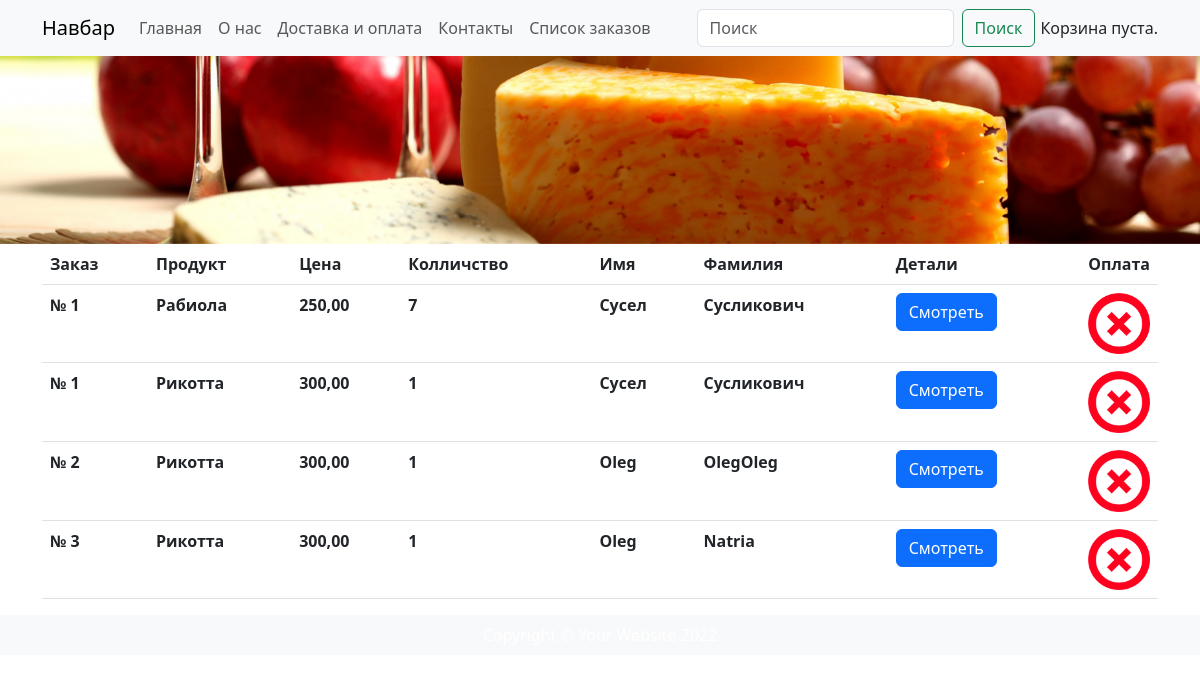
Page /orders/order_list/ on the committed database.
### orders/models.py (models this page shows, shortened)
class OrderItem(models.Model):
    order = models.ForeignKey(Order, related_name='items', on_delete=models.CASCADE)
    product = models.ForeignKey(Product, related_name='order_items', on_delete=models.CASCADE)
    price = models.DecimalField(max_digits=10, decimal_places=2)
    quantity = models.PositiveIntegerField(default=1)

class Order(models.Model):
    first_name = models.CharField(max_length=50)
    last_name = models.CharField(max_length=50)
    email = models.EmailField()
    address = models.CharField(max_length=250)
    postal_code = models.CharField(max_length=20)
    city = models.CharField(max_length=100)
    created = models.DateTimeField(auto_now_add=True)
    updated = models.DateTimeField(auto_now=True)
    paid = models.BooleanField(default=False)
    class Meta:
        ordering = ['-created']
        indexes = [
            models.Index(fields=['-created']),
        ]
    def __str__(self):
        return f'№ {self.id}'

### showcase/models.py (models this page shows, shortened)
class Product(models.Model):
    name = models.CharField(max_length=50)
    text = models.TextField(null=True, blank=True)
    price = models.FloatField(null=True, blank=True)
    amount = models.IntegerField(null=True, blank=True)
    image = models.ImageField(width_field=None, height_field=None, upload_to='images/')
    productCategory = models.ForeignKey('Category', null=True, on_delete=models.CASCADE)

### orders/views.py (the view)
# urls.py: path('order_list/', OrderList.as_view(), name='order_list'),
class OrderList(ListView):
    model = OrderItem
    context_object_name = 'orders'
    template_name = 'orders/order_list.html'
    queryset = OrderItem.objects.all()

### cart/cart.py (called while the page is built)
    def __len__(self):
        return sum(item['quantity'] for item in self.cart.values())

### cart/context_processors.py (called while the page is built)
def cart(request):
    return {'cart': Cart(request)}

### templates/orders/order_list.html (shortened to what this page needs)
<!DOCTYPE html>
<html lang="en">
{% extends "base.html" %}
        {% block content %}
        {% load static %}
        <div class="container">
             <table class="table">
                <thead>
                    <tr>
                        <th>Заказ</th>
                        <th>Продукт</th>
                        <th>Цена</th>
                        <th>Колличство</th>
                        <th>Имя</th>
                        <th>Фамилия</th>
                        <th>Детали</th>
                        <th>Оплата</th>
                    </tr>
                </thead>
                <tbody>
                {% for order in orders %}
                    <tr>
                        <th>{{ order.order }}</th>
                        <th>{{ order.product.name }}</th>
                        <th>{{ order.price }}</th>
                        <th>{{ order.quantity }}</th>
                        <th>{{ order.order.first_name }}</th>
                        <th>{{ order.order.last_name }}</th>
                        <th>
                            <button type="button" class="btn btn-primary" data-bs-toggle="modal" data-bs-target="#exampleModal{{ order.order.id }}">
                                Смотреть
                            </button>
                        </th>
                        {% if order.order.paid %}
                            <td style="width: 5%">
                                <a href="{% url 'orders:order_update' order.order.id %}">
                                    <img src="{% static 'img/true_img.png' %}" style="width: 100%">
                                </a>
                            </td>
                            {% else %}
                                <td style="width: 5%">
                                    <a href="{% url 'orders:order_update' order.order.id %}">
                                        <img src="{% static 'img/false_img.png' %}" style="width: 100%">
                                    </a>
                                </td>
                        {% endif %}
                    </tr>
                {% endfor %}
                </tbody>
             </table>
        </div>
        {% endblock content %}

### templates/base.html (shortened to what this page needs)
<!DOCTYPE html>
<html lang="en">
    <head>
        <link href="https://cdn.jsdelivr.net/npm/bootstrap@5.3.0-alpha1/dist/css/bootstrap.min.css" rel="stylesheet">
    </head>
    <body>
        <nav class="navbar navbar-expand-lg bg-body-tertiary">
          <div class="container">
            <a class="navbar-brand" href="#">Навбар</a>
            <div class="collapse navbar-collapse" id="navbarSupportedContent">
              <ul class="navbar-nav me-auto mb-2 mb-lg-0">
                <li class="nav-item">
                  <a class="nav-link" aria-current="page" href="{% url 'products' %}">Главная</a>
                </li>
                <li class="nav-item">
                  <a class="nav-link" href="#">О нас</a>
                </li>
                <li class="nav-item">
                  <a class="nav-link" href="#">Доставка и оплата</a>
                </li>
                <li class="nav-item">
                  <a class="nav-link" href="#">Контакты</a>
                </li>
                <li class="nav-item">
                  <a class="nav-link" href="{% url 'orders:order_list' %}">Список заказов</a>
                </li>
              </ul>
              <form class="d-flex" role="search">
                <input class="form-control me-2" type="search" placeholder="Поиск" aria-label="Поиск">
                <button class="btn btn-outline-success" type="submit" style="margin-right: 5px">Поиск</button>
              </form>
                {% with total_items=cart|length %}
                  {% if total_items > 0 %}
                      Корзина:
                      <a href="{% url 'cart:cart_detail' %}">
                          {{ total_items }} |
                          ₽ {{ cart.get_total_price }}
                      </a>
                  {% elif not order %}
                    Корзина пуста.
                  {% endif %}
                {% endwith %}
            </div>
          </div>
        </nav>
        <div id="carouselExampleSlidesOnly" class="carousel slide" data-bs-ride="carousel">
          <div class="carousel-inner">
            <div class="carousel-item active">
              <img src="/static/img/22.png" class="d-block w-100" alt="...">
            </div>
          </div>
        </div>
        {% block content %}
        {% endblock content %}
        <footer class="py-2 bg-body-tertiary">
            <div class="container px-4 px-lg-5"><p class="m-0 text-center text-white">Copyright &copy; Your Website 2022</p></div>
        </footer>
    </body>
</html>

### rows in the picture
OrderItem: order "№ 1", product.name "Рабиола", price "250,00", quantity "7", order.first_name "Сусел", order.last_name "Сусликович"
OrderItem: order "№ 1", product.name "Рикотта", price "300,00", quantity "1", order.first_name "Сусел", order.last_name "Сусликович"
OrderItem: order "№ 2", product.name "Рикотта", price "300,00", quantity "1", order.first_name "Oleg", order.last_name "OlegOleg"
OrderItem: order "№ 3", product.name "Рикотта", price "300,00", quantity "1", order.first_name "Oleg", order.last_name "Natria"
